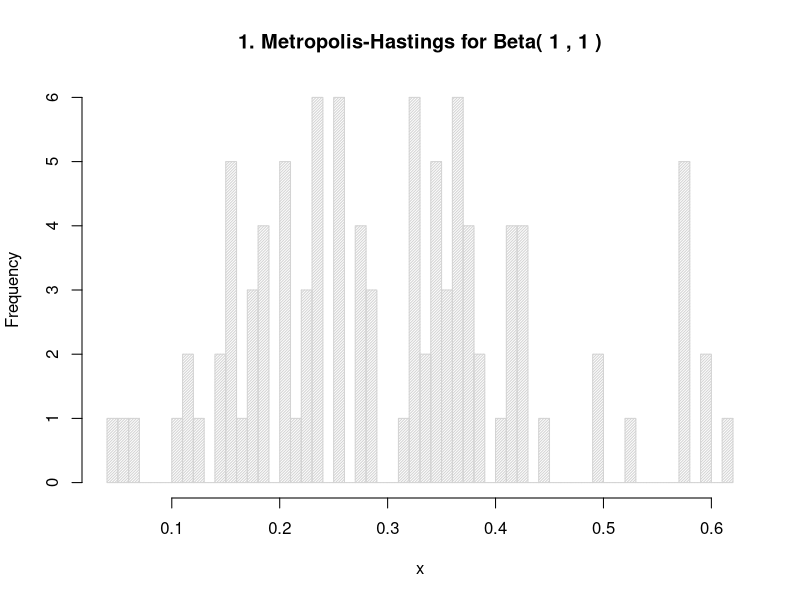
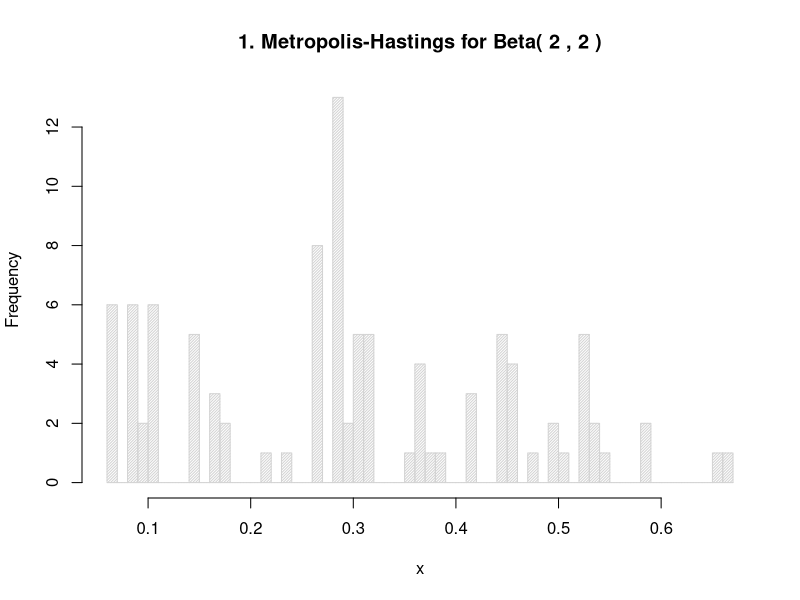
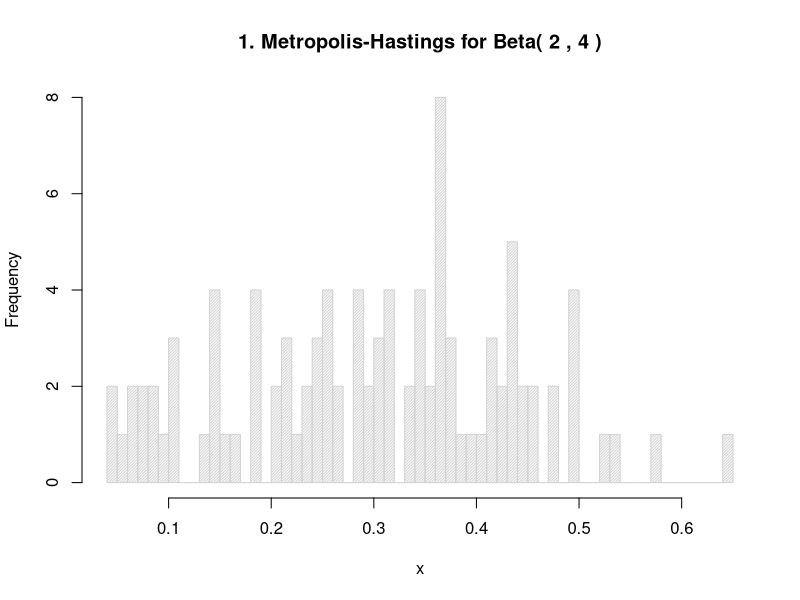
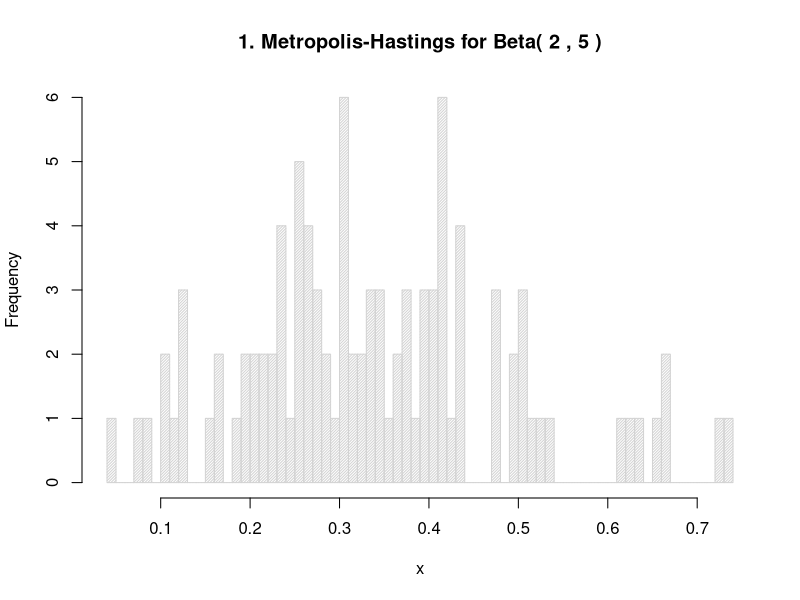
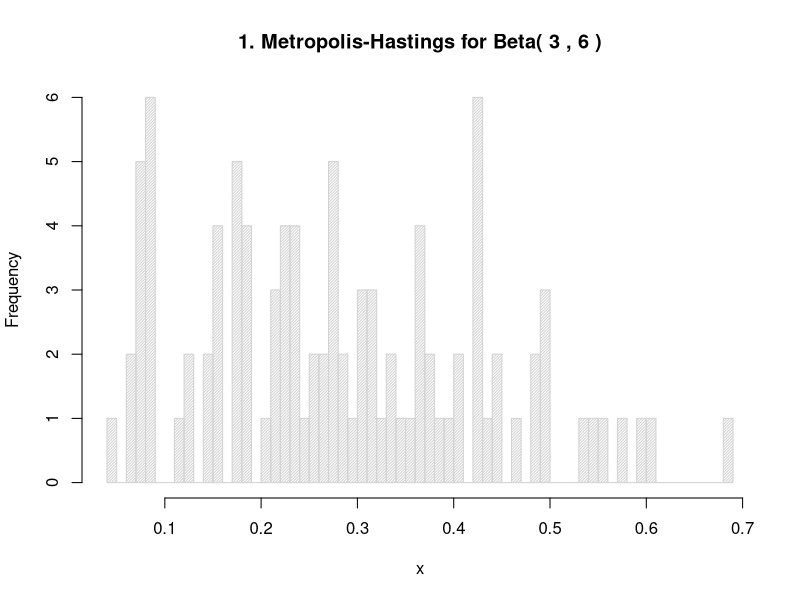

These figures' R source, in order:
met_hastings_beta = function(n, prop_alpha, prop_beta) {
  
  x = rep(0, n)
  j = 1
  acc = 0
  # Due to the nature of the beta distribution only being valid from [0, 1]
  x[1] = 0.5
  
  while (j < n) {
    
    # Sample candidate value
    x_cand = rbeta(1, prop_alpha, prop_beta)
    
    # Calculate acceptance probability
    acc_prob = acc_prob_calc_beta(x_cand, x[j], prop_alpha, prop_beta)
    
    # Decide whether to accept or not
    acc_or_not = rbinom(1, 1, acc_prob)
    
    # if accept or not
    if (acc_or_not == 1) {
      acc = acc + 1
      j = j + 1
      x[j] = x_cand
    }
    else {
      j = j + 1
      x[j] = x[j-1]
    }	
  }
  
  acc_probability = acc/n
  print(paste("Acceptance probability:", acc_probability))
  hist(x, breaks = 50, density = 50, main = paste(
    "1. Metropolis-Hastings for Beta(", prop_alpha, ",", prop_beta, ")")
  );
}

acc_prob_calc_beta = function(candidate, former, prop_alpha, prop_beta) {
  
  if (candidate <= 0 || candidate >= 1) {
    acc_probability = 0
  }
  else {
    # Target densities
    dens_candidate = dbeta(candidate, 2.7, 6.3)
    dens_former = dbeta(former, 2.7, 6.3)
    
    # Proposal densities
    g_former_given_candidate = dbeta(former, prop_alpha, prop_beta)
    g_candidate_given_former = dbeta(candidate, prop_alpha, prop_beta)
    
    acc_probability = ((dens_candidate * g_former_given_candidate) / 
      (dens_former * g_candidate_given_former));
  }
  
  acc_probability = min(1, acc_probability);
  return(acc_probability)
}

# 1. (a)

# Using Beta(1, 1)
met_hastings_beta(100, 1, 1)

# Using Beta(2, 2)
met_hastings_beta(100, 2, 2)

# Using Beta(2, 4)
met_hastings_beta(100, 2, 4)

# Using Beta(2, 5)
met_hastings_beta(100, 2, 5)

# Using Beta(3, 6)
met_hastings_beta(100, 3, 6)
